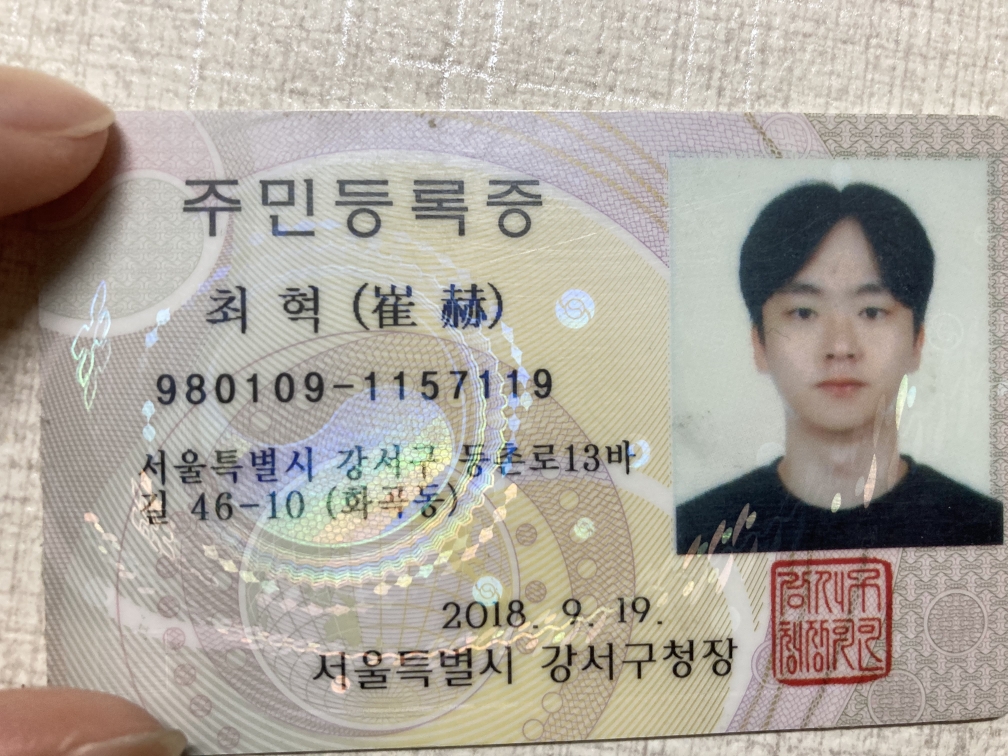
#> input picture pycham/sample.jpg, 4032 x 3024 px (shown at 1/4 size)
$ python kakao_ocr.py sample.jpg sample.jpg
#> lines starting #> are read from the running program, lines starting #| are printed output that depends on the picture
import json

import cv2
import requests
import sys

LIMIT_PX = 1024
LIMIT_BYTE = 1024*1024  # 1MB
LIMIT_BOX = 40
rest_api_key = 'f26d1496764a6965cdd632f3d5da106a'

def kakao_ocr_resize(image_path: str):
    """
    ocr detect/recognize api helper
    ocr api의 제약사항이 넘어서는 이미지는 요청 이전에 전처리가 필요.

    pixel 제약사항 초과: resize
    용량 제약사항 초과  : 다른 포맷으로 압축, 이미지 분할 등의 처리 필요. (예제에서 제공하지 않음)

    :param image_path: 이미지파일 경로
    :return:
    """
#> called with image_path = 'sample.jpg'
    image = cv2.imread(image_path)
#> image is the input picture: shape (3024, 4032, 3); mean B, G, R 158, 167.4, 173.7
    height, width, _ = image.shape
#> height = 3024; width = 4032

    if LIMIT_PX < height or LIMIT_PX < width:
        ratio = float(LIMIT_PX) / max(height, width)
#> ratio = 0.254
        image = cv2.resize(image, None, fx=ratio, fy=ratio)
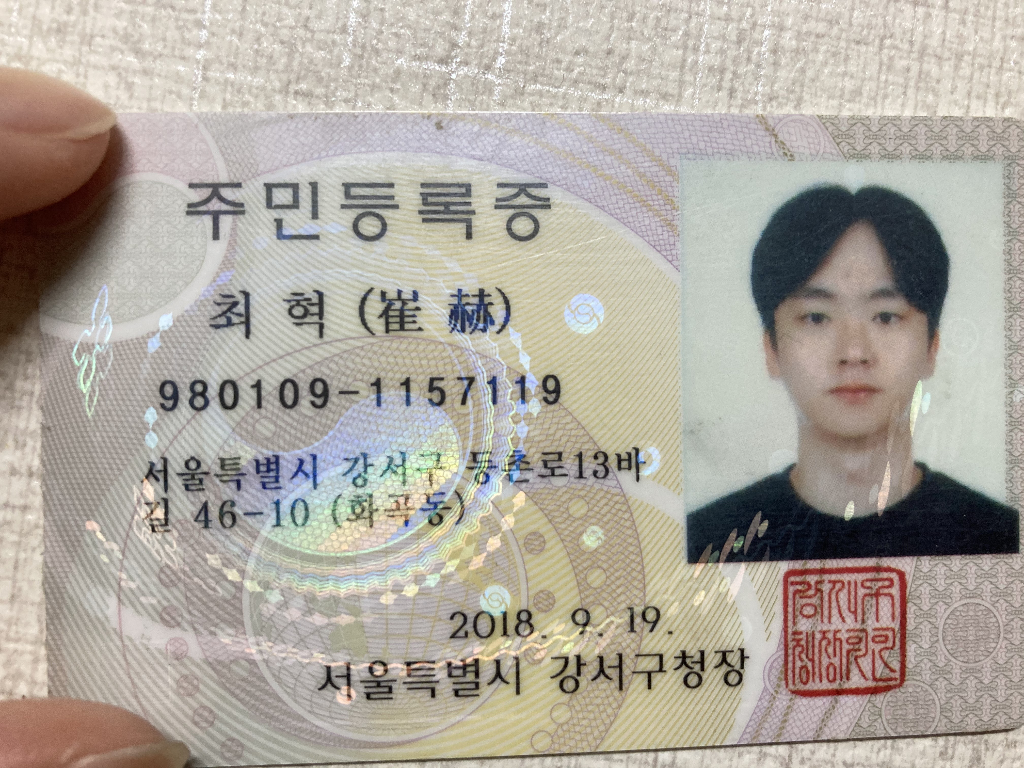
#> image: shape (768, 1024, 3); mean B, G, R 157.9, 167.2, 173.5
        height, width, _ = height, width, _ = image.shape
#> height = 768; width = 1024

        # api 사용전에 이미지가 resize된 경우, recognize시 resize된 결과를 사용해야함.
        image_path = "{}_resized.jpg".format(image_path)
        cv2.imwrite(image_path, image)

        return image_path
    return None


def kakao_ocr(image_path: str, appkey: str):
    """
    OCR api request example
    :param image_path: 이미지파일 경로
    ;param appkey: 카카오 앱 REST API 키
    """
#> called with image_path = 'sample.jpg_resized.jpg', appkey = 'sample.jpg'
    API_URL = 'https://dapi.kakao.com/v2/vision/text/ocr'

    headers = {'Authorization': 'KakaoAK {}'.format(appkey)}

    image = cv2.imread(image_path)
    jpeg_image = cv2.imencode(".jpg", image)[1]
    data = jpeg_image.tobytes()


    return requests.post(API_URL, headers=headers, files={"image": data})


def main():
    if len(sys.argv) != 3:
        print("Please run with args: $ python example.py /path/to/image appkey")
    image_path, appkey = sys.argv[1], sys.argv[2]

    resize_impath = kakao_ocr_resize(image_path)
    if resize_impath is not None:
        image_path = resize_impath
        print("원본 대신 리사이즈된 이미지를 사용합니다.")

    output = kakao_ocr(image_path, appkey).json()
    print("[OCR] output:\n{}\n".format(json.dumps(output, sort_keys=True, indent=2)))


if __name__ == "__main__":
    main()
#> (the call stopped at in kakao_ocr, `return requests.post(API_URL, headers=headers, files={"image": data})`: requests is not available in this run)
